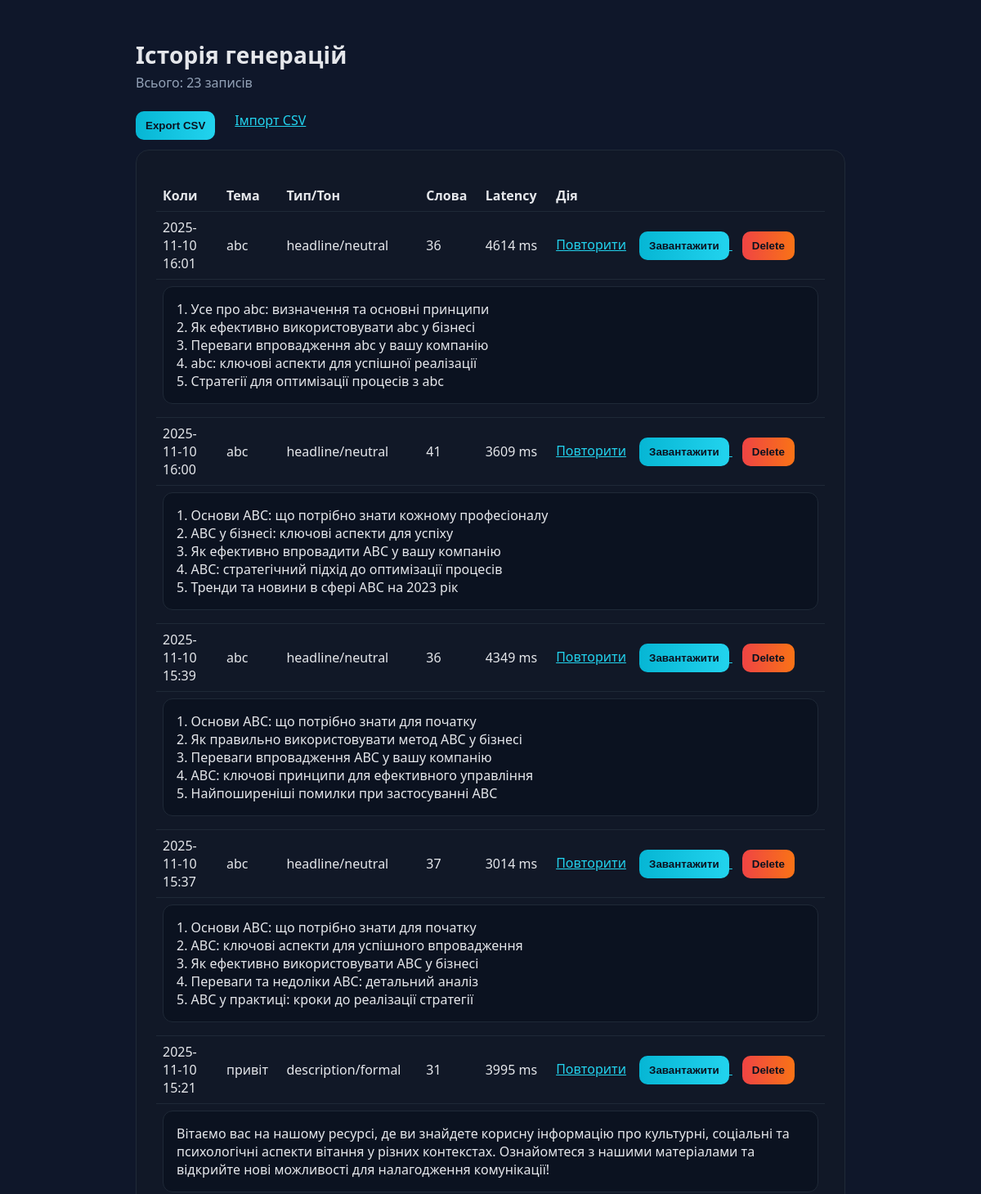
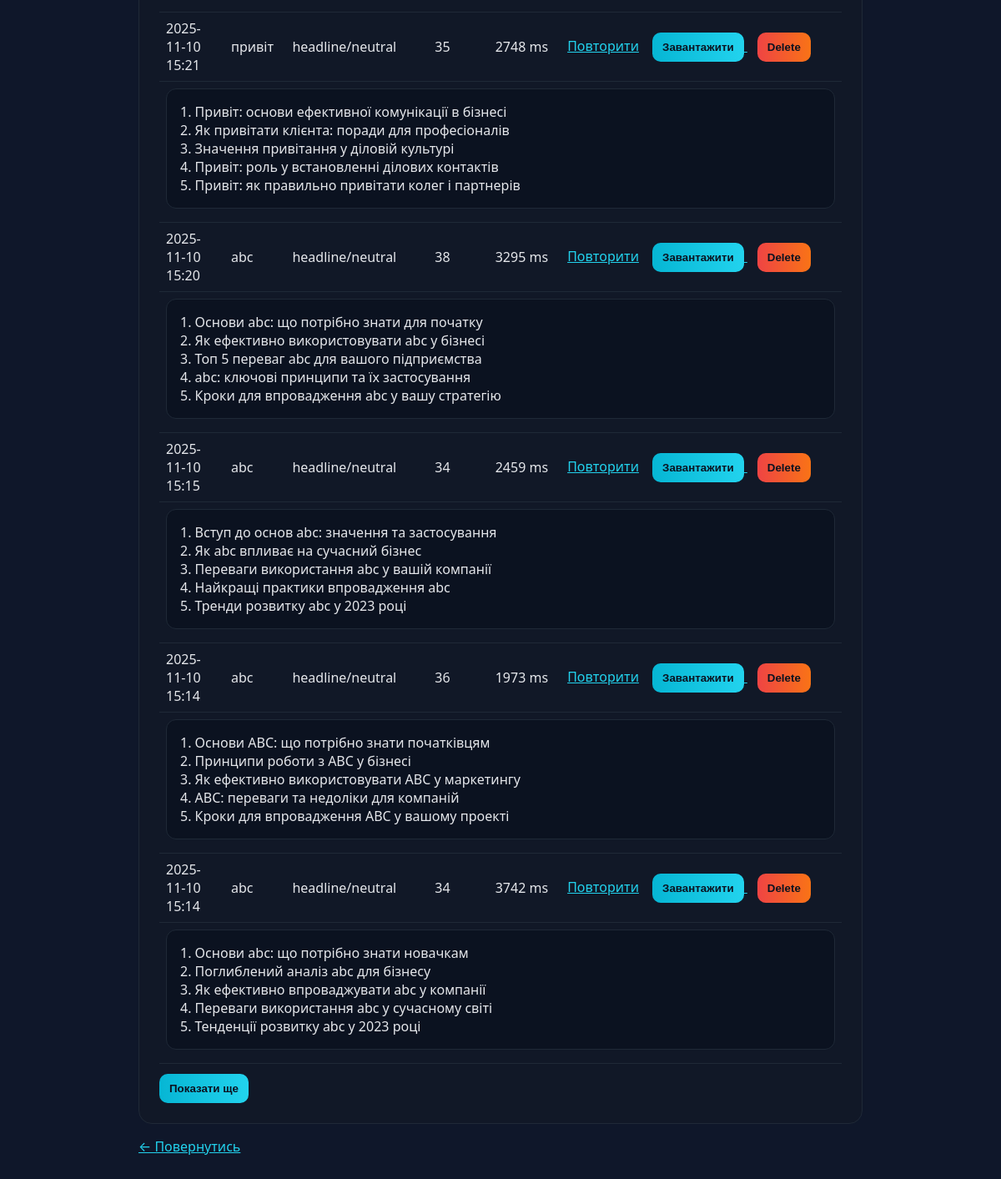
The app's page /history with its own data (2 pictures, top to bottom).
### main.py (models this page shows)
class Generation(SQLModel, table=True):
    id: Optional[int] = Field(default=None, primary_key=True)
    topic: str
    mode: str
    tone: str
    result: str
    created_at: datetime = Field(default_factory=datetime.utcnow)
    latency_ms: int = 0
    words: int = 0

### main.py (the view)
@app.get("/history", response_class=HTMLResponse)
async def history_page(request: Request, limit: int = 10, offset: int = 0):
    with Session(engine) as ses:
        total = count_total(ses)
        rows: List[Generation] = ses.exec(
            select(Generation)
            .order_by(Generation.id.desc())
            .offset(offset)
            .limit(limit)
        ).all()
    next_offset = offset + limit
    has_more = next_offset < total
    return templates.TemplateResponse(
        "history.html",
        {
            "request": request,
            "rows": rows,
            "limit": limit,
            "offset": offset,
            "next_offset": next_offset,
            "has_more": has_more,
            "total": total,
        },
    )

### templates/history.html (shortened to what this page needs)
{% extends "base.html" %}
{% block content %}
  <h1 class="title">Історія генерацій</h1>
  <p class="subtitle">Всього: {{ total }} записів</p>
  <div class="row" style="margin: 12px 0">
    <a href="/history/export.csv">
      <button>Export CSV</button>
    </a>
    <a href="/import" style="margin-left:12px; text-decoration:underline; color:#22d3ee">Імпорт CSV</a>
  </div>
  <div class="card" style="overflow:auto">
    <table>
      <thead>
        <tr>
          <th style="text-align:left; padding:8px">Коли</th>
          <th style="text-align:left; padding:8px">Тема</th>
          <th style="text-align:left; padding:8px">Тип/Тон</th>
          <th style="text-align:left; padding:8px">Слова</th>
          <th style="text-align:left; padding:8px">Latency</th>
          <th style="text-align:left; padding:8px">Дія</th>
        </tr>
      </thead>
      <tbody id="rows">
        {% include "partials/history_rows.html" with context %}
      </tbody>
    </table>
    {% if has_more %}
      <div style="margin-top:12px">
        <button
          id="load-more"
          hx-get="/history/rows?offset={{ next_offset }}&limit={{ limit }}"
          hx-target="#rows"
          hx-swap="beforeend"
          hx-indicator="#hloading"
        >Показати ще</button>
      </div>
    {% endif %}
  </div>
  <p style="margin-top:16px">
    <a href="/" style="text-decoration:underline; color:#22d3ee">← Повернутись</a>
  </p>
{% endblock %}

### templates/base.html (shortened to what this page needs)
<!doctype html>
<html lang="uk">
  <head>
    <link rel="stylesheet" href="/static/styles.css">
  </head>
  <body>
    <div class="container">
      {% block content %}{% endblock %}
    </div>
  </body>
</html>

### templates/partials/history_rows.html
{% for row in rows %}
<tr id="row-{{ row.id }}">
  <td style="padding:8px">
    {{ row.created_at.strftime("%Y-%m-%d %H:%M") if row.created_at else "-" }}
  </td>
  <td style="padding:8px">{{ row.topic }}</td>
  <td style="padding:8px">{{ row.mode }}/{{ row.tone }}</td>
  <td style="padding:8px">{{ row.words }}</td>
  <td style="padding:8px">{{ row.latency_ms }} ms</td>
  <td style="padding:8px; white-space:nowrap">
    <a href="/?topic={{ row.topic | urlencode }}&mode={{ row.mode }}&tone={{ row.tone }}"
       style="text-decoration:underline; color:#22d3ee; margin-right:12px">Повторити</a>
    <a href="/history/export/{{ row.id }}.txt" style="margin-right:12px">
      <button>Завантажити</button>
    </a>
    <button
      hx-post="/history/delete/{{ row.id }}"
      hx-target="#row-{{ row.id }}, #row-{{ row.id }}-result"
      hx-swap="outerHTML"
      class="btn-danger"
      title="Видалити цей запис"
    >Delete</button>
  </td>
</tr>
<tr id="row-{{ row.id }}-result">
  <td colspan="6" style="padding:8px 8px 16px">
    <div class="result">{{ row.result }}</div>
  </td>
</tr>
{% endfor %}

### static/styles.css (style rules this page uses)
:root { --bg: #0f172a; --card: #111827; --text: #e5e7eb; --muted: #94a3b8; --accent: #22d3ee; }
* { box-sizing: border-box; }
body { margin: 0; font-family: system-ui, -apple-system, Segoe UI, Roboto, Ubuntu, "Helvetica Neue", Arial; background: var(--bg); color: var(--text); }
.container { max-width: 900px; margin: 48px auto; padding: 0 16px; }
.card { background: var(--card); border: 1px solid #1f2937; border-radius: 16px; padding: 24px; }
.row { display: flex; gap: 12px; flex-wrap: wrap; }
input, select, button, textarea { background: #0b1220; color: var(--text); border: 1px solid #1f2937; border-radius: 10px; padding: 10px 12px; }
button { background: linear-gradient(90deg, #06b6d4, #22d3ee); color: #0b1220; font-weight: 700; border: 0; cursor: pointer; transition: transform 0.1s ease, opacity 0.1s ease; }
.result { white-space: pre-wrap; background: #0b1220; border-radius: 12px; padding: 16px; border: 1px solid #1f2937; }
.title { font-size: 28px; font-weight: 800; letter-spacing: 0.2px; margin: 0 0 4px; }
.subtitle { color: var(--muted); margin: 0 0 24px; }
a { color: var(--accent); text-decoration: underline; }
table { width: 100%; border-collapse: collapse; margin-top: 12px; }
th, td { border-bottom: 1px solid #1f2937; padding: 8px; text-align: left; }
.btn-danger { background: linear-gradient(90deg, #ef4444, #f97316); color: #0b1220; font-weight: 700; border: 0; cursor: pointer; border-radius: 10px; padding: 10px 12px; }

### records on screen
Generation: created_at "2025-11-10 16:01", topic "abc", mode "headline", tone "neutral", words "36", latency_ms "4614", result "1. Усе про abc: визначення та основні принципи 2. Як ефективно використовувати abc у бізнесі 3. Переваги впровадження abc у вашу компанію 4. abc: ключові аспекти для успішної реалізації 5. Стратегії для оптимізації процесів з abc"
Generation: created_at "2025-11-10 16:00", topic "abc", mode "headline", tone "neutral", words "41", latency_ms "3609", result "1. Основи ABC: що потрібно знати кожному професіоналу 2. ABC у бізнесі: ключові аспекти для успіху 3. Як ефективно впровадити ABC у вашу компанію 4. ABC: стратегічний підхід до оптимізації процесів 5. Тренди та новини в сфері ABC на 2023 рік"
Generation: created_at "2025-11-10 15:39", topic "abc", mode "headline", tone "neutral", words "36", latency_ms "4349", result "1. Основи ABC: що потрібно знати для початку 2. Як правильно використовувати метод ABC у бізнесі 3. Переваги впровадження ABC у вашу компанію 4. ABC: ключові принципи для ефективного управління 5. Найпоширеніші помилки при застосуванні ABC"
Generation: created_at "2025-11-10 15:37", topic "abc", mode "headline", tone "neutral", words "37", latency_ms "3014", result "1. Основи ABC: що потрібно знати для початку 2. ABC: ключові аспекти для успішного впровадження 3. Як ефективно використовувати ABC у бізнесі 4. Переваги та недоліки ABC: детальний аналіз 5. ABC у практиці: кроки до реалізації стратегії"
Generation: created_at "2025-11-10 15:21", topic "привіт", mode "description", tone "formal", words "31", latency_ms "3995", result "Вітаємо вас на нашому ресурсі, де ви знайдете корисну інформацію про культурні, соціальні та психологічні аспекти вітання у різних контекстах. Ознайомтеся з нашими матеріалами та відкрийте нові можливості для налагодження комунікації!"
Generation: created_at "2025-11-10 15:21", topic "привіт", mode "headline", tone "neutral", words "35", latency_ms "2748", result "1. Привіт: основи ефективної комунікації в бізнесі 2. Як привітати клієнта: поради для професіоналів 3. Значення привітання у діловій культурі 4. Привіт: роль у встановленні ділових контактів 5. Привіт: як правильно привітати колег і партнерів"
Generation: created_at "2025-11-10 15:20", topic "abc", mode "headline", tone "neutral", words "38", latency_ms "3295", result "1. Основи abc: що потрібно знати для початку 2. Як ефективно використовувати abc у бізнесі 3. Топ 5 переваг abc для вашого підприємства 4. abc: ключові принципи та їх застосування 5. Кроки для впровадження abc у вашу стратегію"
Generation: created_at "2025-11-10 15:15", topic "abc", mode "headline", tone "neutral", words "34", latency_ms "2459", result "1. Вступ до основ abc: значення та застосування 2. Як abc впливає на сучасний бізнес 3. Переваги використання abc у вашій компанії 4. Найкращі практики впровадження abc 5. Тренди розвитку abc у 2023 році"
Generation: created_at "2025-11-10 15:14", topic "abc", mode "headline", tone "neutral", words "36", latency_ms "1973", result "1. Основи ABC: що потрібно знати початківцям 2. Принципи роботи з ABC у бізнесі 3. Як ефективно використовувати ABC у маркетингу 4. ABC: переваги та недоліки для компаній 5. Кроки для впровадження ABC у вашому проекті"
Generation: created_at "2025-11-10 15:14", topic "abc", mode "headline", tone "neutral", words "34", latency_ms "3742", result "1. Основи abc: що потрібно знати новачкам 2. Поглиблений аналіз abc для бізнесу 3. Як ефективно впроваджувати abc у компанії 4. Переваги використання abc у сучасному світі 5. Тенденції розвитку abc у 2023 році"

### other values on screen
{{ total }} "23"
